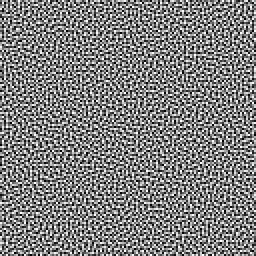
#> input picture bluenoise/128_128/LDR_LLL1_0.png, 128 x 128 px (shown 2 times larger)
$ python process_image.py bluenoise/128_128/LDR_LLL1_0.png out.png   (older library calls are emulated)
#> lines starting #> are read from the running program, lines starting #| are printed output that depends on the picture
#> in main, img is the input picture: shape (128, 128); min 0, max 255, mean 127.5
### gamma_utils.py
"""Gamma utility functions for gamma correction, undo, and linearization."""

import numpy as np

def gamma_apply(data: np.ndarray, gamma: float) -> np.ndarray:
    """
    Apply gamma correction to the given data.

    Parameters
    ----------
    data : np.ndarray
        Input data. Can be any numeric dtype; if integer, values are assumed to be in [0, 255].
    gamma : float
        Gamma value > 0. The correction performed is ``output = input ** (1/gamma)``.

    Returns
    -------
    np.ndarray
        Gamma-corrected array with the same dtype as the input.
    """
#> called with gamma = 2
    # Convert to float for processing
    if np.issubdtype(data.dtype, np.integer):
        data = data.astype(np.float64) / 255.0
    # Apply gamma transformation
    corrected = np.power(data, 1.0 / gamma)
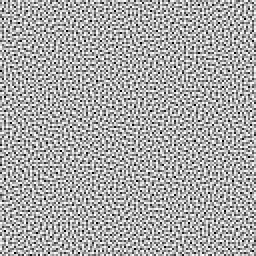
#> corrected: shape (128, 128) float64 (shown 2 times larger); min 0, max 1, mean 0.666
    # Clip to valid range and convert back to original dtype
    corrected = np.clip(corrected, 0.0, 1.0)
    if np.issubdtype(data.dtype, np.integer):
        out = np.rint(corrected * 255).astype(data.dtype)
    else:
        out = corrected.astype(data.dtype)
    return out


# [72 lines left out: functions gamma_undo, linearize, not called in this run]

### stress.py
import cv2
import numpy as np
import argparse
import sys
import os

def apply_stress_v2(img, samples=25, iterations=10, strength=0.5):
    """
    Apply STRESS v2 enhancement to an image with stability controls.

    Parameters
    ----------
    img : np.ndarray
        Input image as a NumPy array (grayscale).
    samples : int, optional
        Number of sampling iterations per stress pass. Must be positive.
    iterations : int, optional
        Number of stress passes to perform. Must be positive.
    strength : float, optional
        Blend strength between original and stressed image (0.0 to 1.0).
        0.0 returns original image, 1.0 returns fully stressed.

    Returns
    -------
    np.ndarray
        Stressed image with same shape and dtype as input.

    Raises
    ------
    ValueError
        If samples or iterations are not positive integers, or strength is not in [0.0, 1.0].
    """
#> called with samples = 25, iterations = 10, strength = 0.5
    # Parameter validation
    if not isinstance(samples, int) or samples <= 0:
        raise ValueError("samples must be a positive integer")
    if not isinstance(iterations, int) or iterations <= 0:
        raise ValueError("iterations must be a positive integer")
    if not isinstance(strength, (int, float)) or not (0.0 <= strength <= 1.0):
        raise ValueError("strength must be a float in the range [0.0, 1.0]")

    # Early return for no enhancement
    if strength <= 0:
        return img.copy()

    # Ensure input is a numpy array
    if not isinstance(img, np.ndarray):
        img = np.array(img, dtype=np.uint8)
    img_f = img.astype(np.float32) / 255.0
    h, w = img_f.shape
#> h = 128; w = 128

    # Initialize envelopes with small margins to prevent division by zero
    inv_env = np.full_like(img_f, 0.01, dtype=np.float32)
    env = np.full_like(img_f, 1.0, dtype=np.float32) - 0.01

    # Perform stress iterations
    for _ in range(iterations):
        for _ in range(samples):
            # Generate small random offsets for local sampling
            dy = np.random.normal(0, h * 0.1, (h, w)).astype(np.int32)
            dx = np.random.normal(0, w * 0.1, (h, w)).astype(np.int32)

            yy = np.clip(np.arange(h)[:, None] + dy, 0, h - 1)
            xx = np.clip(np.arange(w)[None, :] + dx, 0, w - 1)

            sampled = img_f[yy, xx]
            inv_env = np.maximum(inv_env, np.minimum(img_f, sampled))
            env = np.minimum(env, np.maximum(img_f, sampled))
#> inv_env: shape (128, 128) float32; every value is 0.01

    # Compute safe range with clamp to prevent division by zero
    safe_range = np.maximum(env - inv_env, 0.1)
#> safe_range: shape (128, 128) float32; every value is 0.1

    # Apply stress mapping
    stress_img = (img_f - inv_env) / safe_range
    stress_img = np.clip(stress_img * 255, 0, 255).astype(np.uint8)
#> stress_img: shape (128, 128); every value is 0

    # Blend with original image
    if strength < 1.0:
#> (the run stopped early here; a loop or call above may not have finished)
